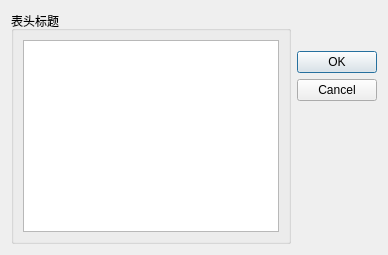
<?xml version="1.0" encoding="UTF-8"?>
<ui version="4.0">
 <class>QWDialogHeaders</class>
 <widget class="QDialog" name="QWDialogHeaders">
  <property name="geometry">
   <rect>
    <x>0</x>
    <y>0</y>
    <width>407</width>
    <height>265</height>
   </rect>
  </property>
  <property name="windowTitle">
   <string>设置表头标题</string>
  </property>
  <layout class="QVBoxLayout" name="verticalLayout_2">
   <property name="sizeConstraint">
    <enum>QLayout::SetFixedSize</enum>
   </property>
   <item>
    <layout class="QHBoxLayout" name="horizontalLayout_2">
     <item>
      <widget class="QGroupBox" name="groupBox">
       <property name="title">
        <string>表头标题</string>
       </property>
       <layout class="QHBoxLayout" name="horizontalLayout">
        <item>
         <widget class="QListView" name="listView"/>
        </item>
       </layout>
      </widget>
     </item>
     <item>
      <layout class="QVBoxLayout" name="verticalLayout">
       <item>
        <spacer name="verticalSpacer">
         <property name="orientation">
          <enum>Qt::Vertical</enum>
         </property>
         <property name="sizeType">
          <enum>QSizePolicy::Fixed</enum>
         </property>
         <property name="sizeHint" stdset="0">
          <size>
           <width>20</width>
           <height>40</height>
          </size>
         </property>
        </spacer>
       </item>
       <item>
        <widget class="QDialogButtonBox" name="buttonBox">
         <property name="orientation">
          <enum>Qt::Vertical</enum>
         </property>
         <property name="standardButtons">
          <set>QDialogButtonBox::Cancel|QDialogButtonBox::Ok</set>
         </property>
        </widget>
       </item>
      </layout>
     </item>
    </layout>
   </item>
  </layout>
 </widget>
 <resources/>
 <connections>
  <connection>
   <sender>buttonBox</sender>
   <signal>accepted()</signal>
   <receiver>QWDialogHeaders</receiver>
   <slot>accept()</slot>
   <hints>
    <hint type="sourcelabel">
     <x>341</x>
     <y>70</y>
    </hint>
    <hint type="destinationlabel">
     <x>351</x>
     <y>22</y>
    </hint>
   </hints>
  </connection>
  <connection>
   <sender>buttonBox</sender>
   <signal>rejected()</signal>
   <receiver>QWDialogHeaders</receiver>
   <slot>reject()</slot>
   <hints>
    <hint type="sourcelabel">
     <x>364</x>
     <y>130</y>
    </hint>
    <hint type="destinationlabel">
     <x>324</x>
     <y>21</y>
    </hint>
   </hints>
  </connection>
 </connections>
</ui>
